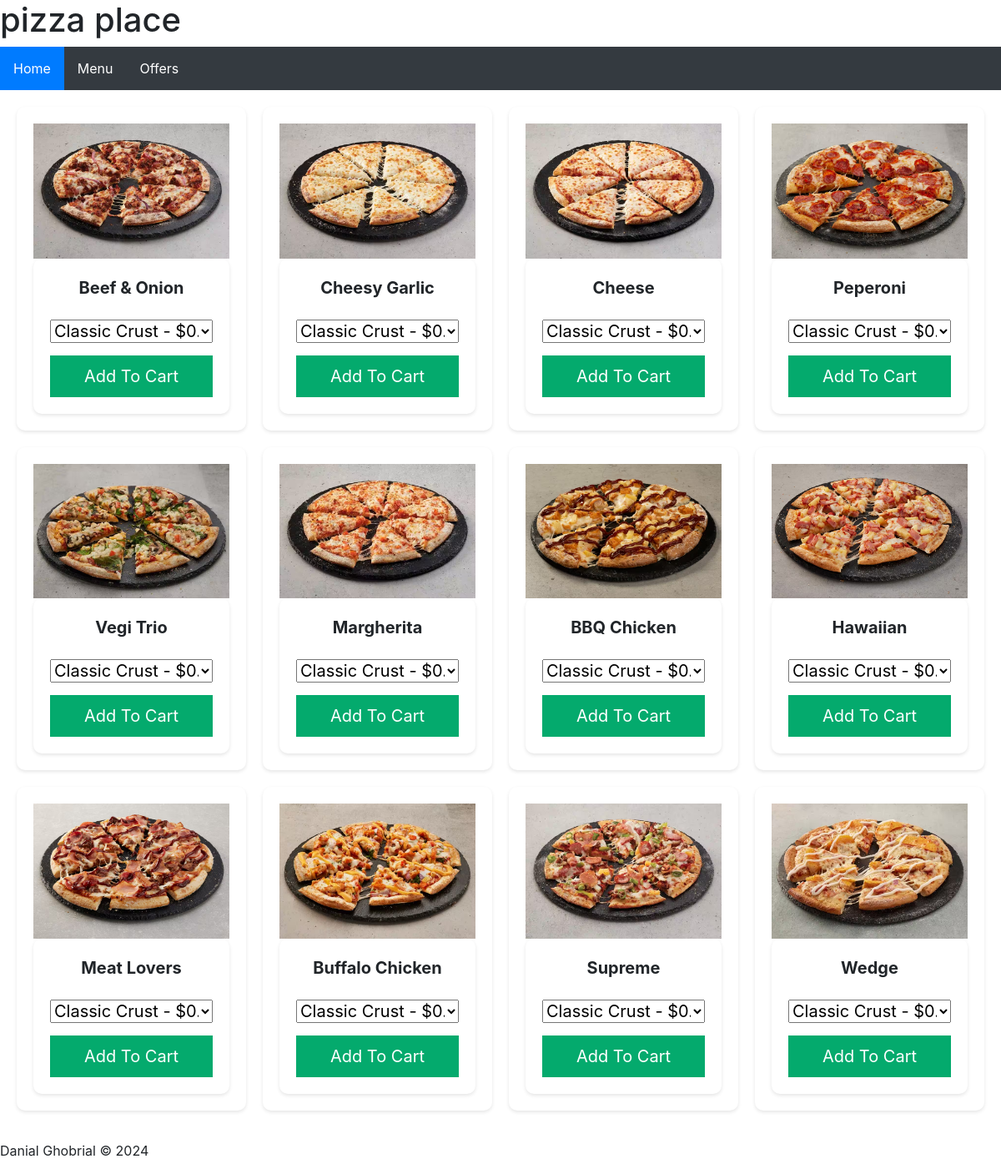
The page /menu on the database its author committed.
### tables this page shows
CREATE TABLE Pizza (ID INTEGER PRIMARY KEY, Type TEXT, Price REAL, photo);

### routes.py (the view)
@app.route('/menu')
def menu():
    conn = sqlite3.connect(DATABASE)
    cur = conn.cursor()
    cur.execute('SELECT * FROM Pizza')
    results = cur.fetchall()
    cur.execute('SELECT * FROM Base')
    bases = cur.fetchall()
    conn.close()
    return render_template('menu.html', results=results, bases=bases)

### templates/menu.html (shortened to what this page needs)
{% extends "layout.html" %}
{% block content %}
<div class="gridmenu">
{% for item in results%}
<div class="middleimage">
   <a href="/pizza/{{item[0]}}"><img src="{{ item[3] }}">
   </a>
      <form action="/cart" method="post">
         <label><b>{{item[1]}}</b></label>
         <select name="base_id" required>
             {% for base in bases %}
             <option value="{{ base[0] }}">{{ base[1] }} - ${{ base[2] }}</option>
             {% endfor %}
         </select>
         <button>Add To Cart</button>
     </form>
   </div>
      {% endfor %}
   </div>
{% endblock %}

### templates/layout.html (shortened to what this page needs)
<!DOCTYPE html>
<html>
    <head>
        <link rel="stylesheet" href="../static/CSS/style.css">
    </head>
    <body>
        <header>
            {% include "header.html" %}
        </header>
        <nav>
            {% include "nav.html" %}
        </nav>
        <main>
            {% block content %}{% endblock %}
        </main>
        <footer>
            {% include "footer.html" %}
        </footer>
    </body>
</html>

### templates/header.html
<h1>pizza place</h1>

### templates/nav.html
<ul class="topnav">
    {% if 'user' not in session %}
    <li><a class="active" href="/">Home</a></li>
    <li><a href="/menuout">Menu</a></li>
    <li><a href="/offers">Offers</a></li>
    {% else %}
    <li><a class="active" href="/">Home</a></li>
    <li><a href="/menu">Menu</a></li>
    <li><a href="/offers">Offers</a></li>
    <li><a href="/stores">Stores</a></li>
    <li class="right"><a href="/checkout"><img src="/static/Images/checkout.png" alt="checkout"></a></li>
    {% endif %}
</ul>

### templates/footer.html (shortened to what this page needs)
<!DOCTYPE html>
<html>
<head>
    <link rel="stylesheet" href="https://cdnjs.cloudflare.com/ajax/libs/twitter-bootstrap/4.1.3/css/bootstrap.min.css">
</head>
<body>
    <div class="footer-basic">
        <footer>
            <p class="copyright">Danial Ghobrial © 2024</p>
        </footer>
    </div>
</body>
</html>

### static/CSS/style.css (style rules this page uses)
body { font-family: 'Segoe UI', Tahoma, Geneva, Verdana, sans-serif; background-color: #f8f9fa; color: #343a40; margin: 0; padding: 0; line-height: 1.6; }
a { text-decoration: none; }
ul.topnav { list-style-type: none; margin: 0; padding: 0; overflow: hidden; background-color: #343a40; position: sticky; top: 0; z-index: 1000; }
ul.topnav li { float: left; }
ul.topnav li a { display: block; color: #ffffff; text-align: center; padding: 14px 16px; }
ul.topnav li a.active { background-color: #007bff; }
.middleimage img { width: 100%; height: auto; }
button { background-color: #04AA6D; color: #ffffff; border: none; border-radius: 5px; padding: 10px 20px; font-size: 16px; cursor: pointer; transition: background-color 0.3s, transform 0.3s; }
form { display: flex; flex-direction: column; gap: 15px; padding: 20px; background-color: #ffffff; border-radius: 10px; box-shadow: 0 2px 4px rgba(0, 0, 0, 0.1); }
.gridmenu { display: grid; grid-template-columns: repeat(auto-fit, minmax(250px, 1fr)); gap: 20px; padding: 20px; }
.gridmenu img { width: 100%; height: auto; }
.gridmenu > div { background-color: #ffffff; text-align: center; font-size: 20px; padding: 20px; border-radius: 10px; box-shadow: 0 2px 4px rgba(0, 0, 0, 0.1); }
.middleimage form { width: 100%; margin: auto; }

### rows shown on the page
Pizza: photo (picture), Type "Beef & Onion"
Pizza: photo (picture), Type "Cheesy Garlic"
Pizza: photo (picture), Type "Cheese"
Pizza: photo (picture), Type "Peperoni"
Pizza: photo (picture), Type "Vegi Trio"
Pizza: photo (picture), Type "Margherita"
Pizza: photo (picture), Type "BBQ Chicken"
Pizza: photo (picture), Type "Hawaiian"
Pizza: photo (picture), Type "Meat Lovers"
Pizza: photo (picture), Type "Buffalo Chicken"
Pizza: photo (picture), Type "Supreme"
Pizza: photo (picture), Type "Wedge"

### other values the page prints
form field base_id "Classic Crust - $0.0"
